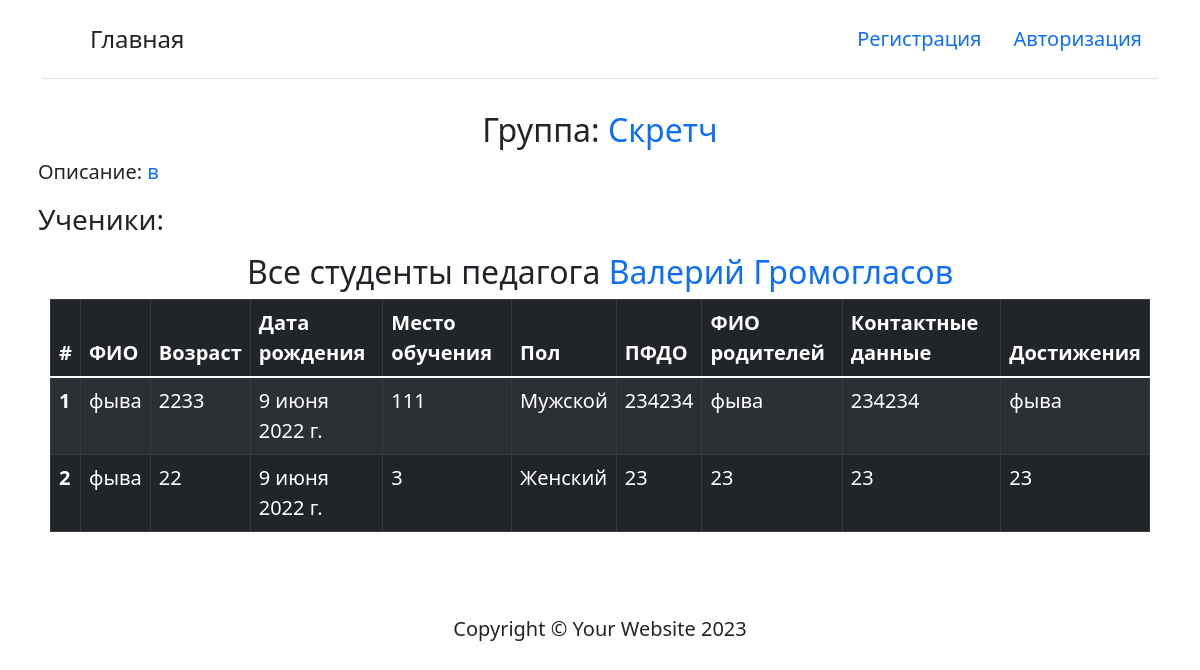
/teacher/18/group/19/, run on the app's committed database.
### firstapp/models.py (models this page shows, shortened)
class ListGroups(models.Model):
    user = models.ForeignKey(User, on_delete=models.CASCADE,default='')
    name = models.CharField(max_length=250, verbose_name="Заголовок группы")
    description = models.TextField(
        max_length=5000, blank=True, verbose_name="Описание группы")
    class Meta:
        verbose_name = 'Список групп'
        verbose_name_plural = 'Список групп'

class ListStudents(models.Model):
    user = models.ForeignKey(User, on_delete=models.CASCADE,default='')
    groups = models.ManyToManyField(ListGroups,verbose_name='Группы')
    fio = models.CharField(max_length=250, verbose_name="Фио ребенка")
    age = models.PositiveSmallIntegerField(
         blank=True, verbose_name="Возраст ребёнка")
    birsday = models.DateField(verbose_name="Дата рождения ребёнка")
    pol = models.CharField(max_length=300, choices = CHOICES,verbose_name='пол ребенка')
    place_learning = models.CharField(max_length=250, verbose_name="Место обучения ребёнка")
    sertificat_pfdo = models.PositiveIntegerField(max_length=250, verbose_name="Cертификат ПФДО рёбенка")
    fio_parents  = models.TextField(max_length=500, blank=True,verbose_name='ФИО родителей')
    contact_data = models.PositiveIntegerField(max_length=250, verbose_name="Контактные данные")
    atchievments = models.TextField(max_length=500, blank=True,verbose_name='Достижения')
    class Meta:
        verbose_name = 'Список студентов'
        verbose_name_plural = 'Список студентов'

### firstapp/views.py (the view)
# urls.py: path('teacher/<int:teacher_id>/group/<int:group_id>/', views.teacher_group, name='teacher_group'),
def teacher_group(request, teacher_id, group_id):
    teacher = get_object_or_404(User, id=teacher_id, is_superuser=False, profile__isnull=False)
    group = get_object_or_404(ListGroups, id=group_id, user=teacher)
    students = ListStudents.objects.filter(groups=group)
    context = {
        'teacher': teacher,
        'group': group,
        'students': students
    }
    return render(request, 'admin/teacher_group.html', context)

### firstapp/templates/admin/teacher_group.html
{% extends 'layout.html' %}
{% block content %}
<h2 class='text-center '>Группа: <span class='text-primary'>{{ group.name }}<span></h2>
<p>Описание: <span class='text-primary'>{{ group.description }}<span></p>
{% if students %}
  <h3>Ученики:</h3>
  <div class="container mt-3">
    <h2 class='text-center'> Все студенты педагога  <span class='text-primary'>{{teacher.first_name}} {{teacher.last_name}}</span></h2>
     <table class="table table-striped table-bordered table-hover table-dark">
         <thead>
             <tr>
                 <th scope="col">#</th>
                 <th scope="col">ФИО</th>
                 <th scope="col">Возраст</th>
                 <th scope="col">Дата рождения</th>
                 <th scope="col">Место обучения</th>
                 <th scope="col">Пол</th>
                 <th scope="col">ПФДО</th>
                 <th scope="col">ФИО родителей</th>
                 <th scope="col">Контактные данные</th>
                 <th scope="col">Достижения</th>
             </tr>
         </thead>
         <tbody>
           {% for student in students %}
             <tr>
                 <th scope="row">{{forloop.counter}}</th>
                 <td>{{student.fio}}</td>
                 <td>{{student.age}}</td>
                 <td>{{student.birsday}}</td>
                 <td>{{student.place_learning}}</td>
                 <td>{{student.pol}}</td>
                 <td>{{student.sertificat_pfdo}}</td>
                 <td>{{student.fio_parents}}</td>
                 <td>{{student.contact_data}}</td>
                 <td>{{student.atchievments}}</td>
             </tr>
             {%empty%}
             <h4 class='text-center text-danger'>Вы еще не добавили студентов</h4>
             {% endfor %}
         </tbody>
     </table>
{% else %}
  <p>В данной группе нет учеников.</p>
{% endif %}
{% endblock %}

### firstapp/templates/layout.html (shortened to what this page needs)
{% load static %}
<!DOCTYPE html>
<html lang="en">
<head>
  <link
href="https://cdn.jsdelivr.net/npm/bootstrap@5.1.3/dist/css/bootstrap.min
.css" rel="stylesheet"
    integrity="sha384-
1BmE4kWBq78iYhFldvKuhfTAU6auU8tT94WrHftjDbrCEXSU1oBoqyl2QvZ6jIW3"
crossorigin="anonymous">
  <link
href="https://cdn.jsdelivr.net/npm/bootstrap@5.0.2/dist/css/bootstrap.min
.css" rel="stylesheet"
integrity="sha384-EVSTQN3/azprG1Anm3QDgpJLIm9Nao0Yz1ztcQTwFspd3yD65Vohhpu
uCOmLASjC">
</head>
<body class="text-dark">
  {% include 'navbar/navbar.html' %}
  <div class="container p-2">
    {% block content %}
    {% endblock %}
  </div>
</body>
{% include 'navbar/footer.html' %}
</html>

### firstapp/templates/navbar/navbar.html (shortened to what this page needs)
{% load static %}
<div class="container">
    <header class="d-flex flex-wrap justify-content-center py-3 mb-4 border-bottom">
      <a href="/" class="d-flex align-items-center mb-3 mb-md-0 me-md-auto text-dark text-decoration-none">
        <svg class="bi me-2" width="40" height="32"><use xlink:href="#bootstrap"/></svg>
        <span class="fs-4">Главная</span>
      </a>
      {% if user.is_authenticated %}
      <li class="nav-item"><a class="nav-link text-success">Привет, {{ user.first_name }}.</a></li>
      {% if user.is_superuser %}
        <li class="nav-item"><a class="nav-link" href={% url 'admin:index' %}>Админка</a></li>
        <li class="nav-item"><a class="nav-link" href={% url 'user_list' %}>Преподаватели</a></li>
      {% else %}
        <li class="nav-item"><a class="nav-link" href={% url 'user_groups' %}>Группы</a></li>
        <li class="nav-item"><a class="nav-link" href={% url 'add_group' %}>Добавить группу</a></li>
        <li class="nav-item"><a class="nav-link" href={% url 'user_students_list' %}>Студенты</a></li>
        <li class="nav-item"><a class="nav-link" href={% url 'add_students' %}>Добавить студента</a></li>
      {% endif %}
      <li class="nav-item"><a class="nav-link" href={% url 'edit_profile' %}>Профиль</a></li>
      <li class="nav-item"><a class="btn btn-danger" href={% url 'logout' %}>Выход</a></li>
    {% else %}
      <li class="nav-item"><a class="nav-link" href={% url 'register' %}>Регистрация</a></li>
      <li class="nav-item"><a class="nav-link" href={% url 'login' %}>Авторизация</a></li>
    {% endif %}
    </header>
  </div>

### firstapp/templates/navbar/footer.html (shortened to what this page needs)
{% load static %}
<footer class="py-3 ">
    <div class="container">
        <p  class="m-0 text-center text-dark mt-3">Copyright &copy; Your
Website 2023</p>
    </div>
</footer>

### firstapp/templates/navbar/navbar.html (style rules this page uses)
.container { font-size: 20px; }
li { list-style:none; }

### firstapp/templates/navbar/footer.html (style rules this page uses)
footer { position: relative; bottom: 0; width: 100%; height: auto; margin-top: 50px; text-align: center; color: white; font-size: 18px; }

### data on the page
ListGroups: name "Скретч", description "в"
ListStudents: fio "фыва", age "2233", birsday "9 июня 2022 г.", place_learning "111", pol "Мужской", sertificat_pfdo "234234", fio_parents "фыва", contact_data "234234", atchievments "фыва"
ListStudents: fio "фыва", age "22", birsday "9 июня 2022 г.", place_learning "3", pol "Женский", sertificat_pfdo "23", fio_parents "23", contact_data "23", atchievments "23"

### other printed values
{{ teacher.first_name }} "Валерий"
{{ teacher.last_name }} "Громогласов"
